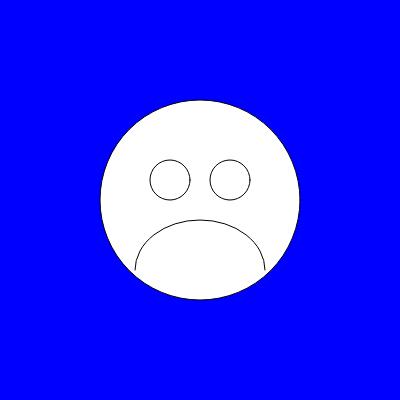
Frame 1 (no input)
Frame 60 (no input): identical to frame 1, image omitted
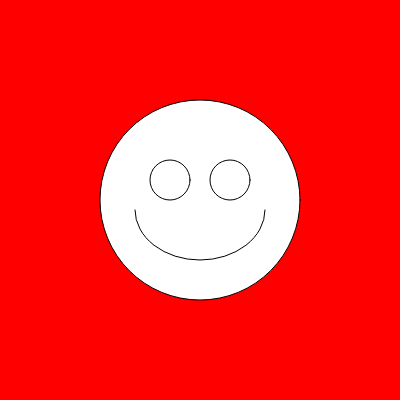
Frame 120 (the mouse pressed at the canvas centre since frame 60)

The p5.js sketch that drew these frames (run headless with seeded random() and noise() and a simulated clock; from frame 60 on, the mouse is pressed at the canvas centre):

// p5.js sketch
// ── sketch.js

// This is a canvas that is 400x400 with a face that smiles and frowns
// depending on whether or not the mouse is pressed!
// It does not work! The person who wrote this code was
// texting and driving at the same time!
// Can you fix it?


 function setup() {
   createCanvas(400, 400);
}
 function draw() {

 // the background color
  if (mouseIsPressed) {
     background('red');
   } else {
   background('blue');
}

     // this ellipse should be 200x200 pixels in the center of the screen
  ellipse(width / 2, height / 2, 200, 200);


   // the mouth - smile if pressed, frown otherwise
   if (mouseIsPressed) {
   arc(200, 210, 130, 100, 0, PI); // smile - (this line is correct)
  } else {
   arc(200, 270, 130, 100, PI, 0); // frown
  }

   // the eyes
   ellipse(170, 180, 40, 40);
   ellipse(230, 180, 40, 40);

    if (mouseIsPressed) {
    print("for debugging")
   }

    text(mouseX + " , " + mouseY, 10); // print mouse locations to canvas
}
